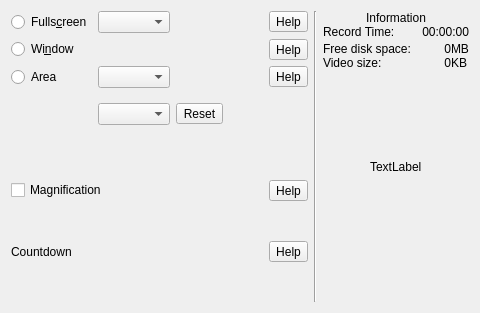
          <widget class="QWidget" name="tabScreen">
           <attribute name="title">
            <string notr="true"/>
           </attribute>
           <layout class="QHBoxLayout" name="horizontalLayout_2">
            <item>
             <layout class="QVBoxLayout" name="verticalLayout_7">
              <item>
               <layout class="QGridLayout" name="gridLayout_3">
                <item row="0" column="1">
                 <widget class="QComboBox" name="comboBoxScreencastScreen">
                  <property name="sizePolicy">
                   <sizepolicy hsizetype="Minimum" vsizetype="Fixed">
                    <horstretch>0</horstretch>
                    <verstretch>0</verstretch>
                   </sizepolicy>
                  </property>
                 </widget>
                </item>
                <item row="3" column="1">
                 <widget class="QComboBox" name="comboBoxAreaSize">
                  <property name="sizeAdjustPolicy">
                   <enum>QComboBox::AdjustToContents</enum>
                  </property>
                 </widget>
                </item>
                <item row="1" column="4">
                 <widget class="QToolButton" name="help_screencast_window">
                  <property name="text">
                   <string notr="true">Help</string>
                  </property>
                 </widget>
                </item>
                <item row="0" column="3">
                 <spacer name="horizontalSpacer">
                  <property name="orientation">
                   <enum>Qt::Horizontal</enum>
                  </property>
                  <property name="sizeHint" stdset="0">
                   <size>
                    <width>40</width>
                    <height>20</height>
                   </size>
                  </property>
                 </spacer>
                </item>
                <item row="3" column="3">
                 <spacer name="verticalSpacer_20">
                  <property name="orientation">
                   <enum>Qt::Vertical</enum>
                  </property>
                  <property name="sizeHint" stdset="0">
                   <size>
                    <width>20</width>
                    <height>40</height>
                   </size>
                  </property>
                 </spacer>
                </item>
                <item row="3" column="2">
                 <widget class="QToolButton" name="toolButtonScreencastAreaReset">
                  <property name="toolTip">
                   <string>Reset</string>
                  </property>
                  <property name="text">
                   <string notr="true">Reset</string>
                  </property>
                 </widget>
                </item>
                <item row="0" column="0">
                 <widget class="QRadioButton" name="radioButtonScreencastFullscreen">
                  <property name="text">
                   <string notr="true">Fulls&amp;creen</string>
                  </property>
                 </widget>
                </item>
                <item row="2" column="4">
                 <widget class="QToolButton" name="help_screencast_area">
                  <property name="text">
                   <string notr="true">Help</string>
                  </property>
                 </widget>
                </item>
                <item row="0" column="4">
                 <widget class="QToolButton" name="help_screencast_fullscreen">
                  <property name="text">
                   <string notr="true">Help</string>
                  </property>
                 </widget>
                </item>
                <item row="2" column="0">
                 <widget class="QRadioButton" name="radioButtonScreencastArea">
                  <property name="text">
                   <string>Area</string>
                  </property>
                 </widget>
                </item>
                <item row="2" column="1">
                 <widget class="QComboBox" name="comboBoxScreencastScreenArea"/>
                </item>
                <item row="1" column="0">
                 <widget class="QRadioButton" name="radioButtonScreencastWindow">
                  <property name="text">
                   <string notr="true">Wi&amp;ndow</string>
                  </property>
                 </widget>
                </item>
               </layout>
              </item>
              <item>
               <spacer name="verticalSpacer_13">
                <property name="orientation">
                 <enum>Qt::Vertical</enum>
                </property>
                <property name="sizeHint" stdset="0">
                 <size>
                  <width>20</width>
                  <height>40</height>
                 </size>
                </property>
               </spacer>
              </item>
              <item>
               <layout class="QGridLayout" name="gridLayout_9" rowstretch="0,0,0" columnstretch="0,0,0,0">
                <property name="verticalSpacing">
                 <number>0</number>
                </property>
                <item row="0" column="0">
                 <widget class="QCheckBox" name="checkBoxMagnifier">
                  <property name="text">
                   <string>Magnification</string>
                  </property>
                 </widget>
                </item>
                <item row="0" column="3">
                 <widget class="QToolButton" name="help_screencast_magnifier">
                  <property name="text">
                   <string notr="true">Help</string>
                  </property>
                 </widget>
                </item>
                <item row="0" column="1">
                 <layout class="QHBoxLayout" name="horizontalLayout_8"/>
                </item>
                <item row="0" column="2">
                 <spacer name="horizontalSpacer_16">
                  <property name="orientation">
                   <enum>Qt::Horizontal</enum>
                  </property>
                  <property name="sizeType">
                   <enum>QSizePolicy::Minimum</enum>
                  </property>
                  <property name="sizeHint" stdset="0">
                   <size>
                    <width>40</width>
                    <height>20</height>
                   </size>
                  </property>
                 </spacer>
                </item>
                <item row="2" column="0">
                 <widget class="QLabel" name="labelScreencastCountdownText">
                  <property name="text">
                   <string>Countdown</string>
                  </property>
                  <property name="alignment">
                   <set>Qt::AlignLeading|Qt::AlignLeft|Qt::AlignVCenter</set>
                  </property>
                 </widget>
                </item>
                <item row="2" column="3">
                 <widget class="QToolButton" name="help_screencast_countdown">
                  <property name="text">
                   <string notr="true">Help</string>
                  </property>
                 </widget>
                </item>
                <item row="1" column="2">
                 <spacer name="verticalSpacer_9">
                  <property name="orientation">
                   <enum>Qt::Vertical</enum>
                  </property>
                  <property name="sizeHint" stdset="0">
                   <size>
                    <width>20</width>
                    <height>40</height>
                   </size>
                  </property>
                 </spacer>
                </item>
               </layout>
              </item>
              <item>
               <spacer name="verticalSpacer_10">
                <property name="orientation">
                 <enum>Qt::Vertical</enum>
                </property>
                <property name="sizeHint" stdset="0">
                 <size>
                  <width>20</width>
                  <height>40</height>
                 </size>
                </property>
               </spacer>
              </item>
             </layout>
            </item>
            <item>
             <widget class="Line" name="line_5">
              <property name="orientation">
               <enum>Qt::Vertical</enum>
              </property>
             </widget>
            </item>
            <item>
             <layout class="QGridLayout" name="gridLayout_6">
              <property name="bottomMargin">
               <number>10</number>
              </property>
              <property name="verticalSpacing">
               <number>0</number>
              </property>
              <item row="0" column="0" alignment="Qt::AlignHCenter">
               <widget class="QLabel" name="label_17">
                <property name="text">
                 <string>Information</string>
                </property>
               </widget>
              </item>
              <item row="2" column="0">
               <layout class="QGridLayout" name="gridLayout_5">
                <item row="0" column="2">
                 <widget class="QLabel" name="labelFreeSize">
                  <property name="minimumSize">
                   <size>
                    <width>40</width>
                    <height>0</height>
                   </size>
                  </property>
                  <property name="text">
                   <string notr="true">0</string>
                  </property>
                  <property name="alignment">
                   <set>Qt::AlignRight|Qt::AlignTrailing|Qt::AlignVCenter</set>
                  </property>
                 </widget>
                </item>
                <item row="1" column="1">
                 <widget class="QLabel" name="label_13">
                  <property name="text">
                   <string>Video size:</string>
                  </property>
                 </widget>
                </item>
                <item row="0" column="1">
                 <widget class="QLabel" name="label_12">
                  <property name="text">
                   <string>Free disk space:</string>
                  </property>
                 </widget>
                </item>
                <item row="1" column="2">
                 <widget class="QLabel" name="labelVideoSize">
                  <property name="text">
                   <string notr="true">0</string>
                  </property>
                  <property name="alignment">
                   <set>Qt::AlignRight|Qt::AlignTrailing|Qt::AlignVCenter</set>
                  </property>
                 </widget>
                </item>
                <item row="3" column="2">
                 <spacer name="verticalSpacer_4">
                  <property name="orientation">
                   <enum>Qt::Vertical</enum>
                  </property>
                  <property name="sizeHint" stdset="0">
                   <size>
                    <width>20</width>
                    <height>40</height>
                   </size>
                  </property>
                 </spacer>
                </item>
                <item row="0" column="3">
                 <widget class="QLabel" name="label_15">
                  <property name="text">
                   <string notr="true">MB</string>
                  </property>
                 </widget>
                </item>
                <item row="1" column="3">
                 <widget class="QLabel" name="label_16">
                  <property name="text">
                   <string notr="true">KB</string>
                  </property>
                 </widget>
                </item>
               </layout>
              </item>
              <item row="1" column="0">
               <layout class="QHBoxLayout" name="horizontalLayout_4">
                <property name="bottomMargin">
                 <number>3</number>
                </property>
                <item>
                 <widget class="QLabel" name="label_14">
                  <property name="text">
                   <string>Record Time:</string>
                  </property>
                 </widget>
                </item>
                <item>
                 <widget class="QLabel" name="labelInfoRecordTime">
                  <property name="text">
                   <string notr="true">00:00:00</string>
                  </property>
                  <property name="alignment">
                   <set>Qt::AlignRight|Qt::AlignTrailing|Qt::AlignVCenter</set>
                  </property>
                 </widget>
                </item>
               </layout>
              </item>
              <item row="3" column="0" alignment="Qt::AlignHCenter">
               <widget class="QLabel" name="label_Upate_tab_1">
                <property name="text">
                 <string notr="true">TextLabel</string>
                </property>
                <property name="openExternalLinks">
                 <bool>true</bool>
                </property>
               </widget>
              </item>
              <item row="4" column="0">
               <spacer name="verticalSpacer_21">
                <property name="orientation">
                 <enum>Qt::Vertical</enum>
                </property>
                <property name="sizeHint" stdset="0">
                 <size>
                  <width>20</width>
                  <height>40</height>
                 </size>
                </property>
               </spacer>
              </item>
             </layout>
            </item>
           </layout>
          </widget>
